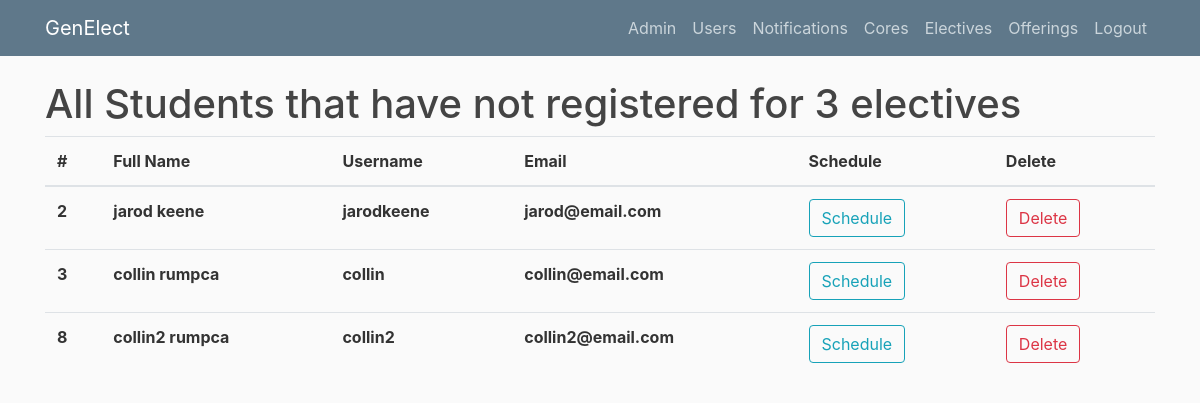
/notregistered (signed in), run on an earlier commit of the app's database.
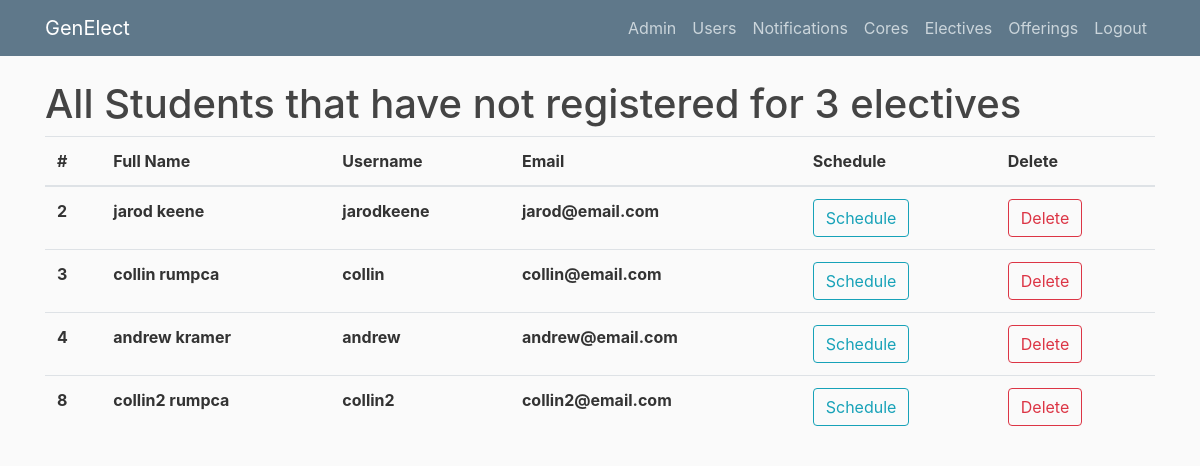
And on a later commit of the database.
### genElect/models.py (models this page shows)
class Base(db.Model):
    __abstract__ = True
    id = db.Column(db.Integer, primary_key=True, autoincrement=True)
    date_created = db.Column(db.DateTime, default=db.func.current_timestamp())
    date_modified = db.Column(db.DateTime, default=db.func.current_timestamp(),
            onupdate=db.func.current_timestamp())

class Users(Base, UserMixin):
    __tablename__ = 'users'
    username = db.Column(db.String(100), unique=True)
    full_name = db.Column(db.String(100))
    email = db.Column(db.String(100))
    role = db.Column(db.String(32), nullable=False)
    password = db.Column(db.String(128))
    registrations = db.relationship('Registrations', backref='user', lazy=True)
    core_registrations = db.relationship('CoreRegistrations', backref='user', lazy=True)
    completed_electives = db.relationship('Completions', backref='user', lazy=True)

### genElect/__init__.py (the view)
@app.route("/notregistered")
def notregistered():
    if current_user.is_authenticated and current_user.role == "admin":
        students_not_registered = []
        for user in Users.query.filter_by(role='student'):
            if len(user.registrations) < 3:
                students_not_registered.append(user)
        return render_template('notregistered.html', users=students_not_registered)
    else:
        return render_template('denied.html')

### genElect/__init__.py (called while the page is built)
@login_manager.user_loader
def load_user(user_id):
    return Users.query.get(int(user_id))

### genElect/templates/notregistered.html
{% extends "layout.html" %}
{% block content %}
    <h1>All Students that have not registered for 3 electives</h1>
	<table class="table">
	  <thead>
	    <tr>
	      <th scope="col">#</th>
	      <th scope="col">Full Name</th>
	      <th scope="col">Username</th>
	      <th scope="col">Email</th>
	      <th scope="col">Schedule</th>
	      <th scope="col">Delete</th>
	    </tr>
	  </thead>
	  <tbody>
	  	{% for user in users %}
	    <tr>
	      <th scope="row">{{user.id}}</th>
	      <th scope="row">{{user.full_name}}</th>
	      <th scope="row">{{user.username}}</th>
	      <th scope="row">{{user.email}}</th>
	      <th scope="row"><button type="button" onclick="window.location.href = '/schedule?user_id={{user.id}}'" class="btn btn-outline-info">Schedule</button></th>
	      <th scope="row"><button type="button" onclick="window.location.href = '/deleteuser/{{user.id}}'" class="btn btn-outline-danger">Delete</button></th>
	    </tr>
	    {% endfor %}
	  </tbody>
	</table>
{% endblock content %}

What changed in the data, as far as the page shows it:
now on this page (row edited): Users: id "4", full_name "andrew kramer", username "andrew", email "andrew@email.com"
